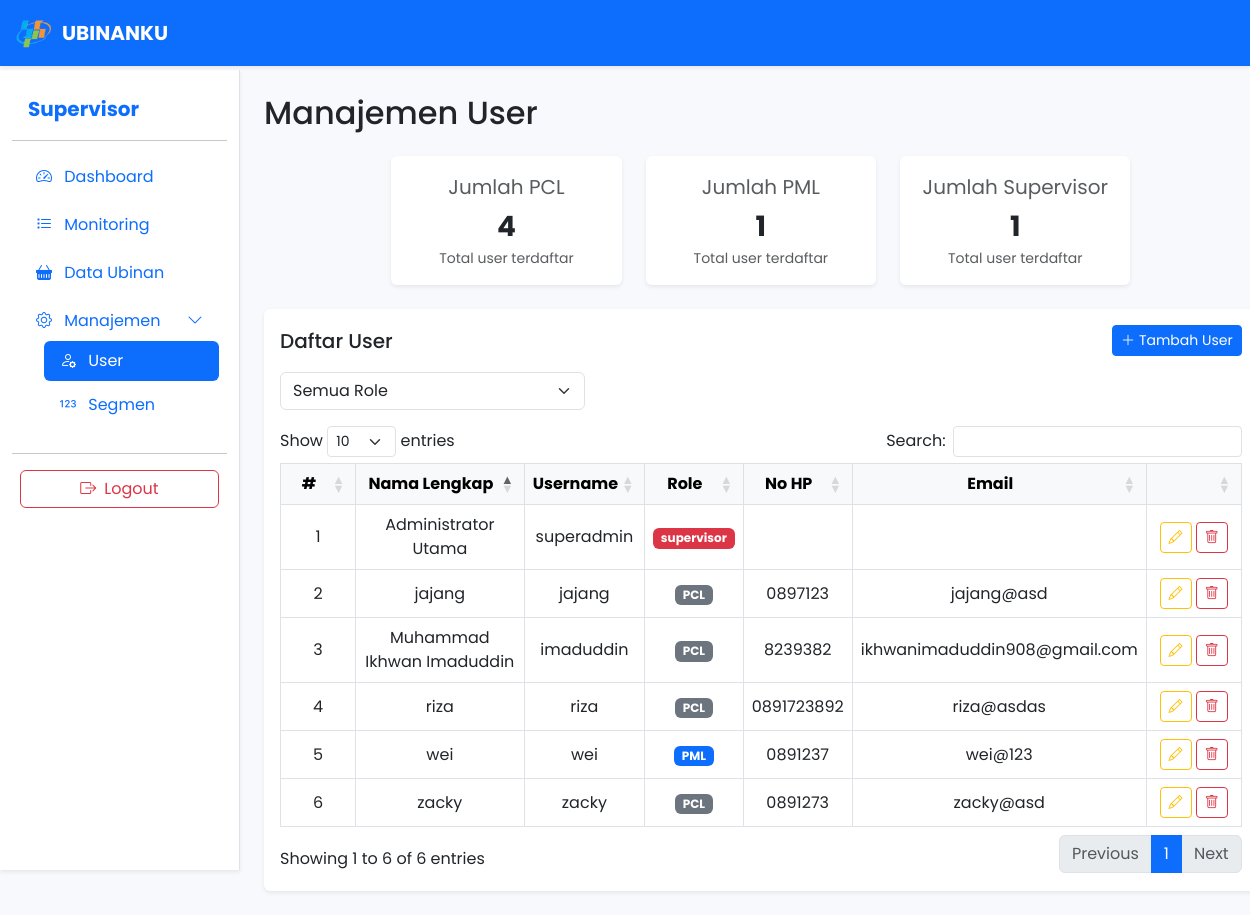
The app's page /client/service/super-admin/monitoring_akun.php (signed in) with its own data.
### tables this page shows
CREATE TABLE `users` (
  `id` int(11) NOT NULL,
  `username` varchar(50) NOT NULL,
  `password` varchar(255) NOT NULL,
  `nama_lengkap` varchar(100) DEFAULT NULL,
  `no_hp` varchar(20) NOT NULL,
  `email` varchar(50) NOT NULL,
  `role` enum('pcl','pml','supervisor') DEFAULT 'pcl',
  `created_at` timestamp NOT NULL DEFAULT current_timestamp(),
  `updated_at` timestamp NULL DEFAULT NULL ON UPDATE current_timestamp()
);

### client/service/super-admin/monitoring_akun.php (the view, shortened to what this page needs)
<?php
include '../../../server/config/koneksi.php';
$jumlah_user = mysqli_fetch_assoc(mysqli_query($conn, "SELECT COUNT(*) AS total FROM users WHERE role='pcl'"))['total'] ?? 0;
$jumlah_admin = mysqli_fetch_assoc(mysqli_query($conn, "SELECT COUNT(*) AS total FROM users WHERE role='pml'"))['total'] ?? 0;
$jumlah_supervisor = mysqli_fetch_assoc(mysqli_query($conn, "SELECT COUNT(*) AS total FROM users WHERE role='supervisor'"))['total'] ?? 0;
?>
<!DOCTYPE html>
<html lang="id">
<head>
  <link href="https://cdn.jsdelivr.net/npm/bootstrap@5.3.0/dist/css/bootstrap.min.css" rel="stylesheet">
  <link href="https://cdn.jsdelivr.net/npm/bootstrap-icons@1.10.5/font/bootstrap-icons.css" rel="stylesheet">
  <link rel="stylesheet" href="https://cdn.datatables.net/1.13.6/css/dataTables.bootstrap5.min.css">
</head>
<body>
<nav class="navbar navbar-expand-lg navbar-dark bg-primary shadow-sm fixed-top" style="z-index:1040;">
    <div class="container-fluid">
        <a class="navbar-brand d-flex align-items-center" href="monitoring_panen.php">
            <img src="../../assets/logo.png" alt="Logo BPS" height="40" class="me-2">
            UBINANKU
        </a>
    </div>
</nav>
 <div class="container-fluid" style="padding-top:70px;">
  <div class="row">
    <nav class="col-md-3 col-lg-2 d-md-block bg-white border-end shadow-sm sidebar py-4 position-fixed" style="height:100vh; z-index:1030;">
      <div class="position-sticky">
        <a href="#" class="d-flex align-items-center mb-3 mb-md-0 me-md-auto text-primary text-decoration-none px-3">
          <span class="fs-5 fw-bold">Supervisor</span>
        </a>
        <hr>
        <ul class="nav nav-pills flex-column mb-auto px-2">
          <li class="nav-item mb-2">
            <a href="super_admin.php" class="nav-link text-primary" aria-current="page">
              <i class="bi bi-speedometer2 me-2"></i> Dashboard
            </a>
          </li>
          <li class="nav-item mb-2">
              <a href="monitoring.php" class="nav-link">
                  <i class="bi bi-list-task me-2"></i> Monitoring
              </a>
          </li>
          <li class="nav-item mb-2">
            <a href="monitoring_panen.php" class="nav-link text-primary">
              <i class="bi bi-basket-fill me-2"></i> Data Ubinan
            </a>
          </li>
          <li class="nav-item mb-2">
            <a class="nav-link text-primary d-flex justify-content-between align-items-center" data-bs-toggle="collapse" href="#manajemenMenu" role="button" aria-expanded="true" aria-controls="manajemenMenu">
              <span><i class="bi bi-gear me-2"></i> Manajemen</span>
              <i class="bi bi-chevron-down"></i>
            </a>
            <div class="collapse show ps-4" id="manajemenMenu">
              <ul class="nav flex-column">
                <li class="nav-item mb-1">
                  <a href="monitoring_akun.php" class="nav-link active">
                    <i class="bi bi-person-gear me-2"></i> User
                  </a>
                </li>
                <li class="nav-item mb-1">
                  <a href="manage_segmen.php" class="nav-link text-primary">
                    <i class="bi bi-123 me-2"></i> Segmen
                  </a>
                </li>
              </ul>
            </div>
          </li>
        </ul>
        <hr>
        <div class="px-2">
          <a href="../../auth/logout.php" class="btn btn-outline-danger w-100"><i class="bi bi-box-arrow-right me-2"></i>Logout</a>
        </div>
      </div>
    </nav>
    <main id="mainContent" class="col-lg-10 ms-auto px-4 pt-4">
      <h2 class="mb-4">Manajemen User</h2>
      <div class="row g-4 mb-4 d-flex justify-content-center flex-wrap">
        <div class="col-12 col-sm-6 col-lg-3">
          <div class="card shadow-sm border-0 text-center h-100">
            <div class="card-body">
              <div class="fs-5 text-muted mb-1">Jumlah PCL</div>
              <div class="fs-3 fw-bold"><?= $jumlah_user ?? 0; ?></div>
              <div class="small text-muted">Total user terdaftar</div>
            </div>
          </div>
        </div>
        <div class="col-12 col-sm-6 col-lg-3">
          <div class="card shadow-sm border-0 text-center h-100">
            <div class="card-body">
              <div class="fs-5 text-muted mb-1">Jumlah PML</div>
              <div class="fs-3 fw-bold"><?= $jumlah_admin ?? 0; ?></div>
              <div class="small text-muted">Total user terdaftar</div>
            </div>
          </div>
        </div>
        <div class="col-12 col-sm-6 col-lg-3">
          <div class="card shadow-sm border-0 text-center h-100">
            <div class="card-body">
              <div class="fs-5 text-muted mb-1">Jumlah Supervisor</div>
              <div class="fs-3 fw-bold"><?= $jumlah_supervisor ?? 0; ?></div>
              <div class="small text-muted">Total user terdaftar</div>
            </div>
          </div>
        </div>
      </div>
      <div class="card shadow-sm border-0 mb-4">
        <div class="card-body">
          <div class="d-flex justify-content-between align-items-center mb-3">
            <h5 class="card-title mb-0">Daftar User</h5>
            <a href="tambah_user.php" class="btn btn-primary btn-sm">
              <i class="bi bi-plus-lg me-1"></i>Tambah User
            </a>
          </div>
          <div class="row mb-3">
            <div class="col-md-4 mb-2 mb-md-0">
              <select id="roleFilter" class="form-select">
                <option value="">Semua Role</option>
              </select>
            </div>
          </div>
          <div class="table-responsive">
            <table class="table table-bordered align-middle" id="userTable">
              <thead class="table-light">
                <tr>
                  <th class="text-center" style="width:40px;">#</th>
                  <th class="text-center">Nama Lengkap</th>
                  <th class="text-center">Username</th>
                  <th class="text-center">Role</th>
                  <th class="text-center">No HP</th>
                  <th class="text-center">Email</th>
                  <th class="text-center" style="width:60px;"></th>
                </tr>
              </thead>
              <tbody>
                <?php
                $q_user = mysqli_query($conn, "SELECT * FROM users ORDER BY created_at DESC");
                while ($row = mysqli_fetch_assoc($q_user)): ?>
                  <tr data-role="<?= htmlspecialchars($row['role']); ?>">
                    <td class="text-center"></td>
                    <td class="text-center"><?= htmlspecialchars($row['nama_lengkap']); ?></td>
                    <td class="text-center"><?= htmlspecialchars($row['username']); ?></td>
                    <td class="text-center">
                      <?php
                        $role = strtolower($row['role']);
                        if ($role === 'supervisor') {
                          echo '<span class="badge bg-danger">supervisor</span>';
                        } elseif ($role === 'pml') {
                          echo '<span class="badge bg-primary">PML</span>';
                        } else {
                          echo '<span class="badge bg-secondary">PCL</span>';
                        }
                      ?>
                    </td>
                    <td class="text-center"><?= htmlspecialchars($row['no_hp']); ?></td>
                    <td class="text-center"><?= htmlspecialchars($row['email']); ?></td>
                    <td class="text-center">
                      <a href="edit_akun.php?id=<?= $row['id']; ?>" class="btn btn-sm btn-outline-warning"><i class="bi bi-pencil"></i></a>
                      <a href="#"
                        class="btn btn-sm btn-outline-danger deleteButton"
                        data-id="<?= $row['id']; ?>"
                        data-username="<?= htmlspecialchars($row['username']); ?>">
                        <i class="bi bi-trash"></i>
                      </a>
                    </td>
                  </tr>
                <?php endwhile; ?>
              </tbody>
            </table>
          </div>
        </div>
      </div>
    </main>
  </div>
</div>
</body>
</html>

### client/service/super-admin/monitoring_akun.php (style rules this page uses)
body { background-color: #f8f9fc; font-family: 'Poppins', sans-serif; }
@media (min-width: 992px) { #mainContent { margin-left: 240px !important; } }
.sidebar { width: 240px; }
.navbar-brand { font-weight: bold; }

### records on screen
users: nama_lengkap "zacky", username "zacky", role "PCL", no_hp "0891273", email "zacky@asd"
users: nama_lengkap "Muhammad Ikhwan Imaduddin", username "imaduddin", role "PCL", no_hp "8239382", email "ikhwanimaduddin908@gmail.com"
users: nama_lengkap "riza", username "riza", role "PCL", no_hp "0891723892", email "riza@asdas"
users: nama_lengkap "wei", username "wei", role "PML", no_hp "0891237", email "wei@123"
users: nama_lengkap "jajang", username "jajang", role "PCL", no_hp "0897123", email "jajang@asd"
users: nama_lengkap "Administrator Utama", username "superadmin", role "supervisor"

### other values on screen
$jumlah_user "4"
$jumlah_admin "1"
$jumlah_supervisor "1"
